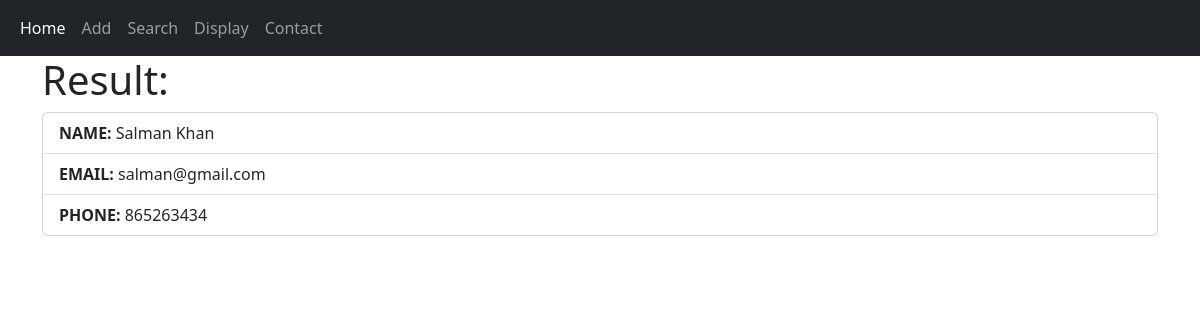
Screenshot of /profile/7 with the database file from the repository.
### CRUD/server.py (models this page shows)
class Student(db.Model):
    id = db.Column(db.Integer, primary_key=True)
    name = db.Column(db.String(250))
    email = db.Column(db.String(250))
    phone = db.Column(db.Integer)

### CRUD/server.py (the view)
@app.route("/profile/<user_id>")
def profile(user_id):
    data = Student.query.get(user_id)
    return render_template("profile.html", student=data)

### CRUD/templates/profile.html
{% extends "base.html" %} {% block title %} Profile {% endblock %} {% block
content %}
<h1>Result:</h1>
<div class="card">
  <ul class="list-group list-group-flush">
    <li class="list-group-item"><b>NAME: </b>{{ student.name }}</li>
    <li class="list-group-item"><b>EMAIL: </b>{{ student.email }}</li>
    <li class="list-group-item"><b>PHONE: </b>{{ student.phone }}</li>
  </ul>
</div>
{% endblock %}

### rows the page displays
Student: name "Salman Khan", email "salman@gmail.com", phone "865263434"
